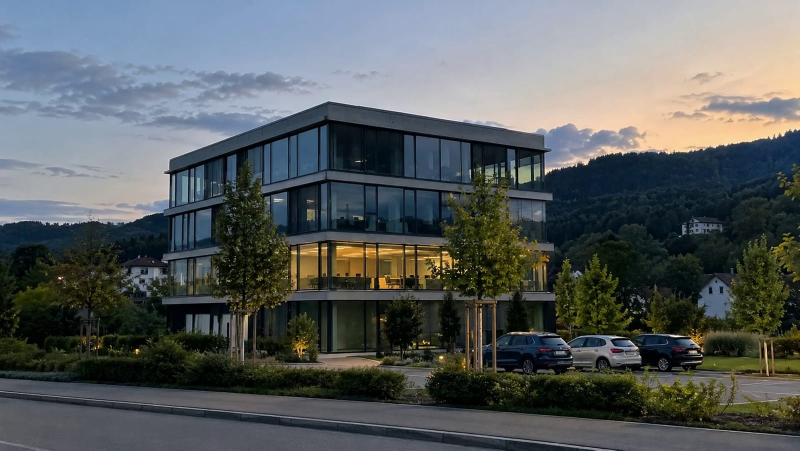
#> input picture hero/key-aussen-p.jpg, 1600 x 901 px, given in place of key-feierabend-d.jpg, which was not available (shown at 1/2 size); the run also reads 1 picture not shown here
$ python line-art.py
#> lines starting #> are read from the running program, lines starting #| are printed output that depends on the picture; after the words box and inside, x2 and y2 are one past the last pixel; in counts of white or black regions, pixels touching at a corner belong together; pictures that were not available may be replaced by others from this repository, and a replacement may not be noted
#> in load, im is the input picture: PIL image 1600x901 RGB; mean R, G, B 88.9, 94, 94.7
"""
Linienzeichnung aus einem Foto (Hero „Der Plan“ und Prüfpunkt-Ansicht): feine Linien in Markenblau auf Navy,
dazu ein sehr dezentes Planraster. Kantenerkennung beim Build (kantenerhaltend geglättet, dann Canny auf Basis der
Sobel-Gradienten, zwei Stufen: feine und kräftige Konturen). Ergebnis wird in WebGL und als Ersatzbild ohne WebGL
gleich verwendet. Aufruf: python3 scripts/line-art.py  (braucht opencv-python-headless, numpy, Pillow)
"""
import cv2, numpy as np
from PIL import Image

NAVY = np.array([0x0A, 0x1A, 0x33], np.float32)
LINE = np.array([0x8D, 0xA6, 0xFF], np.float32)  # blue-on-dark
GRID = np.array([0x1A, 0x4F, 0xE0], np.float32)


def lines(rgb: np.ndarray, grid_px: float) -> np.ndarray:
#> called with grid_px = 48
    g = cv2.cvtColor(rgb, cv2.COLOR_RGB2GRAY)
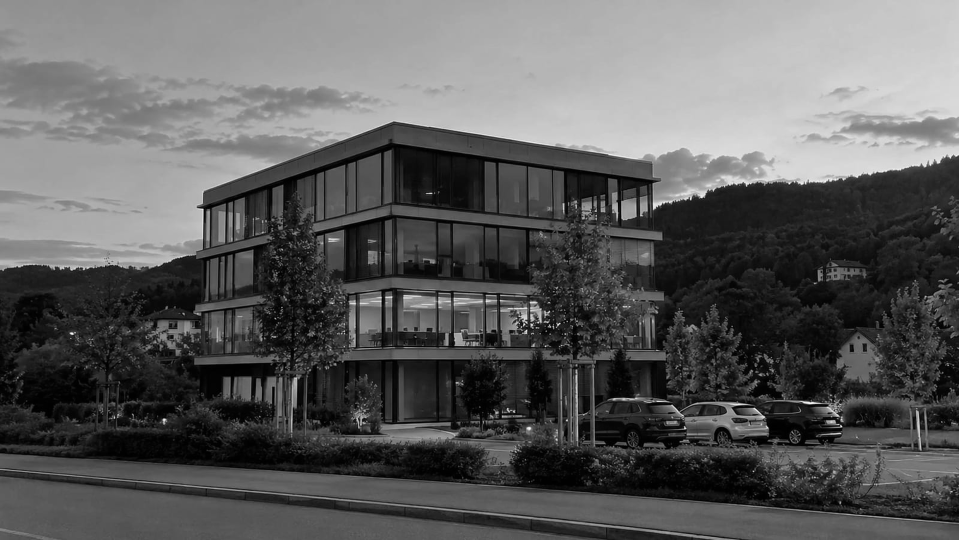
#> g: shape (1080, 1918) (shown at 1/2 size); min 0, max 255, mean 92.6
    s = max(1.0, g.shape[1] / 1918)
#> s = 1
    g = cv2.bilateralFilter(g, 9, 40, 9 * s)
    g = cv2.bilateralFilter(g, 9, 40, 9 * s)
    fine = cv2.Canny(g, 40, 110, L2gradient=True).astype(np.float32)
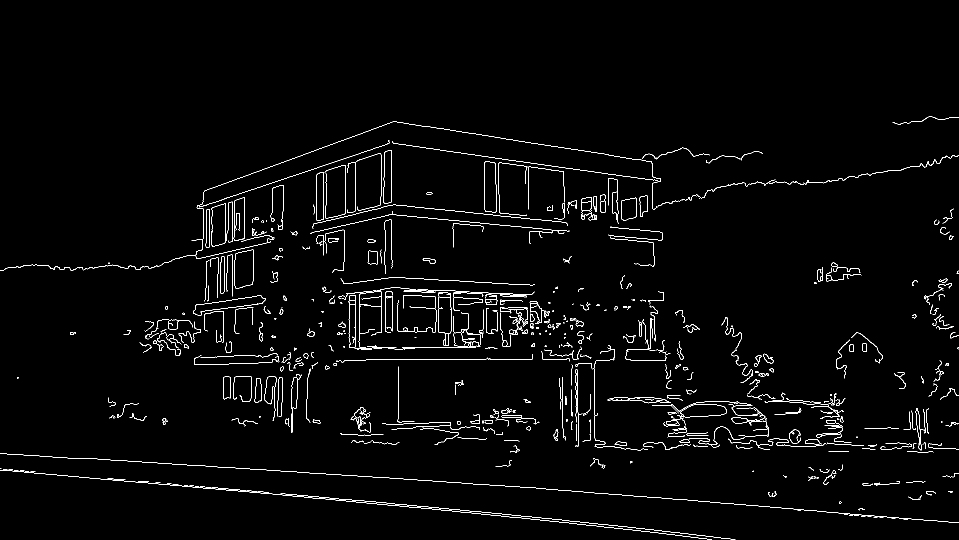
#> fine: shape (1080, 1918) float32 (shown at 1/2 size); 2% white in thin lines or dots, all inside (x1, y1, x2, y2) = (0, 233, 1918, 1080)
    bold = cv2.Canny(cv2.GaussianBlur(g, (0, 0), 3 * s), 25, 60, L2gradient=True).astype(np.float32)
#> bold: shape (1080, 1918) float32; 1% white in thin lines or dots, all inside (x1, y1, x2, y2) = (0, 234, 1918, 1080)
    e = np.maximum(fine * 0.55, bold)
    e = cv2.GaussianBlur(e, (0, 0), 0.7 * s)
    e = np.clip(e / 255 * 1.6, 0, 1)[..., None]
#> e: shape (1080, 1918, 1) float32
    h, w = g.shape
#> h = 1080; w = 1918
    yy, xx = np.mgrid[0:h, 0:w]
    gl = ((xx % grid_px) < 1) | ((yy % grid_px) < 1)
    base = NAVY + (GRID - NAVY) * (gl[..., None] * 0.16)
    out = base * (1 - e) + LINE * e
    return out.astype(np.uint8)


def split(photo: np.ndarray, art: np.ndarray, at: float) -> np.ndarray:
    """Standbild „Staub“: links schon Plan, rechts noch Foto, dazwischen die helle Lichtkante"""
#> called with at = 0.55
    h, w = photo.shape[:2]
#> h = 1080; w = 1918
    x = np.arange(w)[None, :, None].astype(np.float32)
#> x = 1918 values from 0 to 1917
    edge = at * w
#> edge = 1054.9
    k = np.clip((x - edge) / (w * 0.03) + 0.5, 0, 1)
#> k = 1918 values from 0 to 1
    out = art * (1 - k) + photo * k
    glow = np.exp(-(((x - edge) / (w * 0.004)) ** 2)) * 0.85 + np.exp(-(((x - edge) / (w * 0.03)) ** 2)) * 0.25
    out = out + (255 - out) * glow
    return np.clip(out, 0, 255).astype(np.uint8)
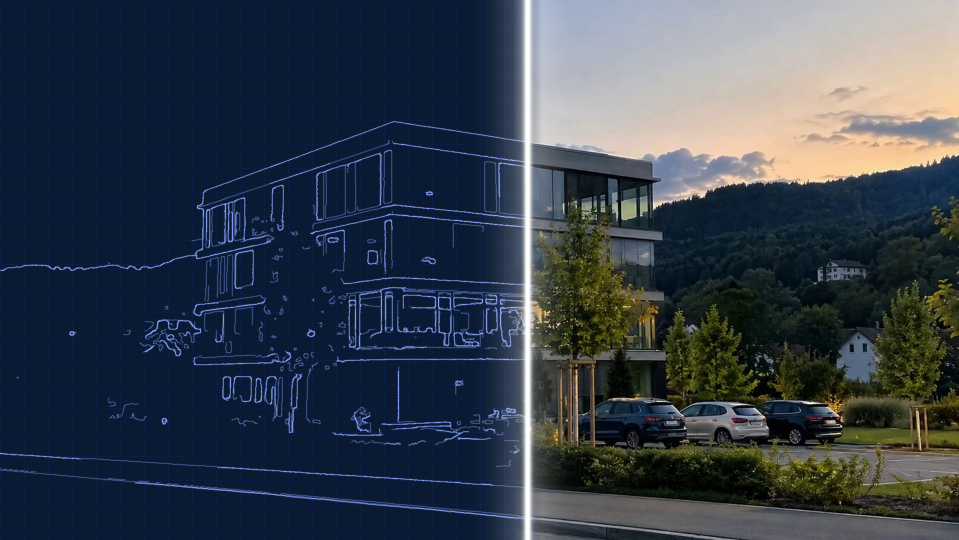
#> returned value: shape (1080, 1918, 3) (shown at 1/2 size); mean of channels 0, 1, 2 54.3, 63.5, 75.4; drawn as R, G, B


def load(path, width=None):
    im = Image.open(path).convert('RGB')
    if width and im.width != width:
        im = im.resize((width, round(im.height * width / im.width)), Image.LANCZOS)
    return np.asarray(im)


def save(arr, path, q=82):
    Image.fromarray(arr).save(path, 'WEBP', quality=q, method=6)
    print(path)


# Hero: Plan des Büros am Abend
for size, src, w in (('d', 'public/hero/key-feierabend-d.jpg', 1918), ('m', 'public/hero/key-feierabend-p.jpg', 1280)):
    photo = load(src, w)
    art = lines(photo, 48 * w / 1918)
    save(art, f'public/hero/lines-{size}.webp')
    save(photo, f'public/hero/still-feierabend-{size}.webp', 80)
    save(split(photo.astype(np.float32), art.astype(np.float32), 0.55), f'public/hero/still-staub-{size}.webp', 80)
    if size == 'm':
        save(load('public/hero/key-morgen-p.jpg', w), 'public/hero/still-morgen-16x9-m.webp', 80)
#> pass 2 of the loop `for size, src, w in (('d', 'public/hero/key-feierabend-d.jpg', 1918), ..`:
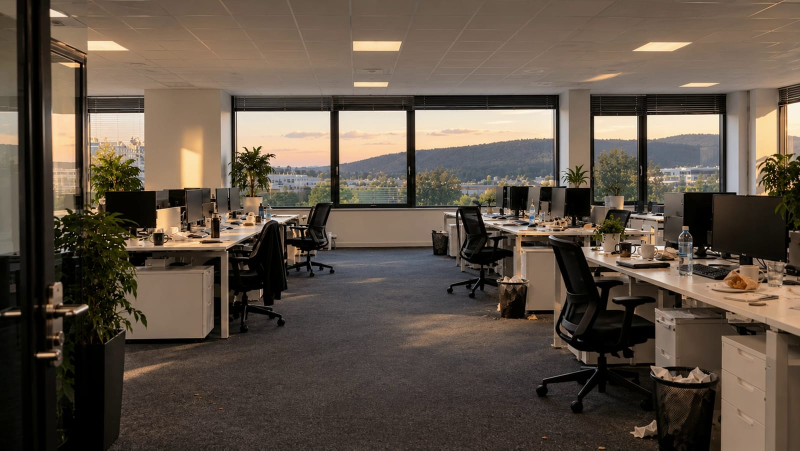
#> input picture hero/key-feierabend-p.jpg, 1600 x 901 px, found by its file name (shown at 1/2 size)
#> in load, im is the input picture: PIL image 1600x901 RGB; mean R, G, B 95.6, 82.8, 70.6
#> im: PIL image 1280x721 RGB
#> fine: shape (721, 1280) float32; 3.4% white in thin lines or dots
#> bold: shape (721, 1280) float32; 2.1% white in thin lines or dots
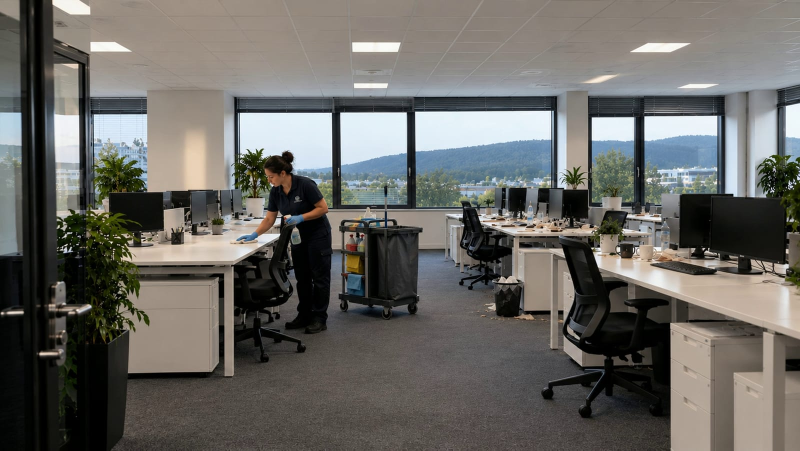
#> input picture hero/key-reinigung-p.jpg, 1600 x 901 px, given in place of key-morgen-p.jpg, which was not available (shown at 1/2 size)
#> in load, im is the input picture: PIL image 1600x901 RGB; mean R, G, B 105.3, 103.8, 99.7
#> im: PIL image 1280x721 RGB

# Prüfpunkt-Ansicht (Büroreinigung)
for w in (1024, 1600):
    photo = load('public/images/buero-am-morgen-2400.webp', w)
    save(lines(photo, 48 * w / 1918), f'public/images/lines/buero-am-morgen-{w}.webp')
#> call 3 of lines, with grid_px = 25.63
#> in lines (call 3), `g = cv2.cvtColor(rgb, cv2.COLOR_RGB2GRAY)`:
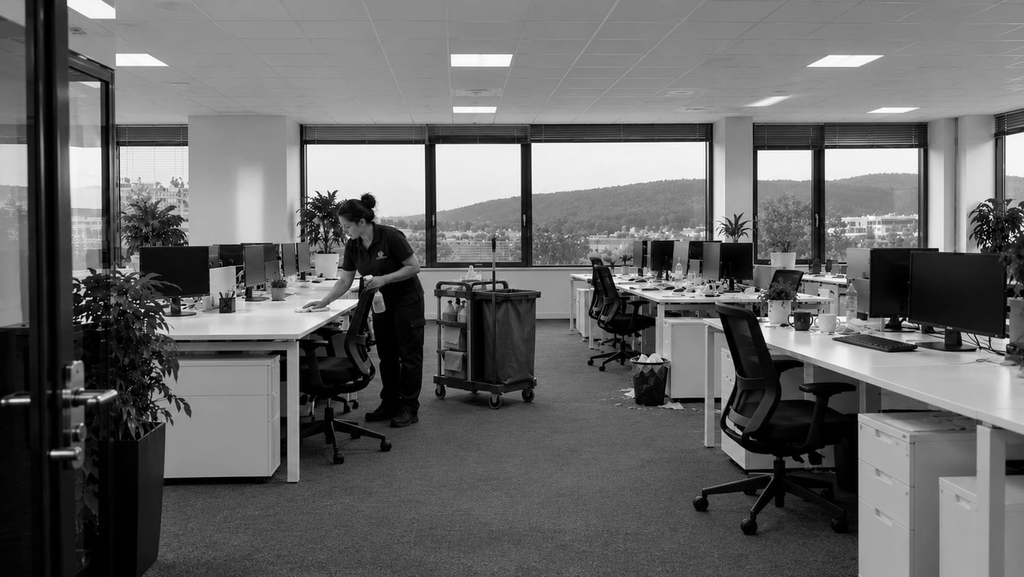
#> g: shape (577, 1024); min 0, max 255, mean 103.8
#> in lines (call 3), `fine = cv2.Canny(g, 40, 110, L2gradient=True).astype(np.float32)`: fine: shape (577, 1024) float32; 4.1% white in thin lines or dots
#> in lines (call 3), `bold = cv2.Canny(cv2.GaussianBlur(g, (0, 0), 3 * s), 25, 60, L2gradien..`:
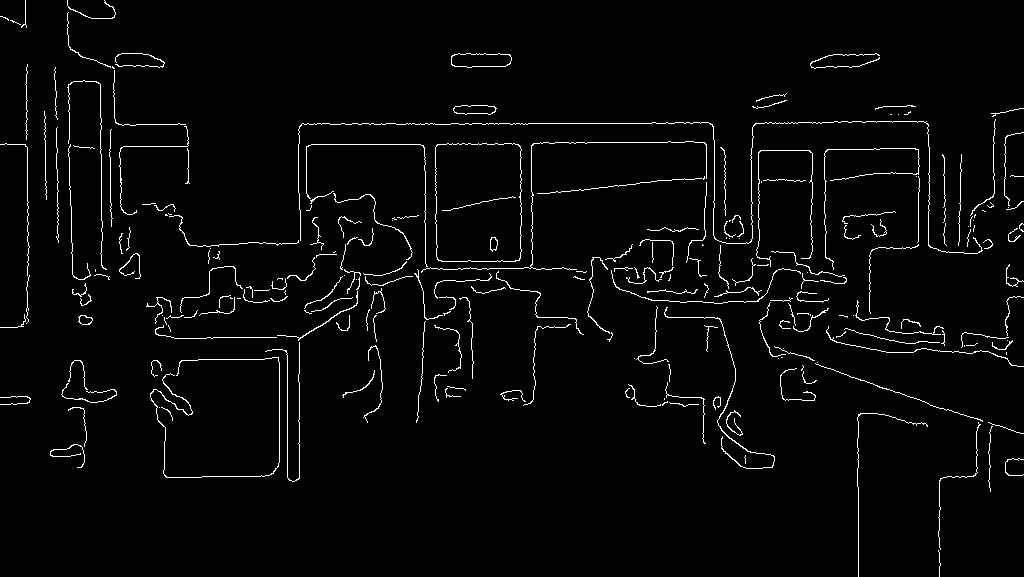
#> bold: shape (577, 1024) float32; 2.7% white in thin lines or dots
#> in lines (call 3), `e = np.clip(e / 255 * 1.6, 0, 1)[..., None]`:
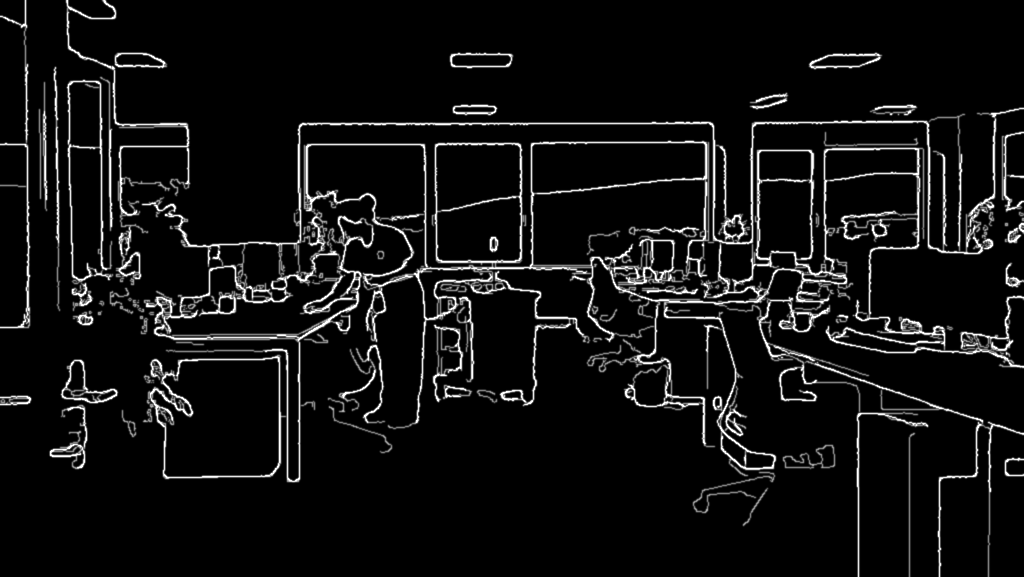
#> e: shape (577, 1024, 1) float32; min 0, max 1, mean 0.0664
#> in lines (call 3), `out = base * (1 - e) + LINE * e`:
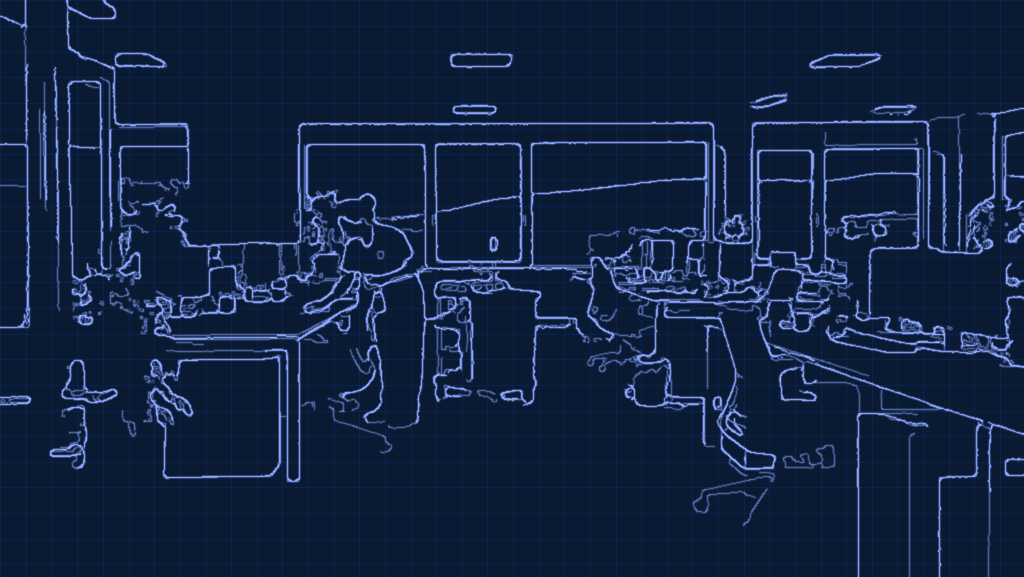
#> out: shape (577, 1024, 3) float64; mean of channels 0, 1, 2 18.9, 35.9, 66.6; drawn as R, G, B
#> pass 2 of the loop `for w in (1024, 1600):`:
#> fine: shape (901, 1600) float32; 2.9% white in thin lines or dots
#> in lines (call 4), `bold = cv2.Canny(cv2.GaussianBlur(g, (0, 0), 3 * s), 25, 60, L2gradien..`:
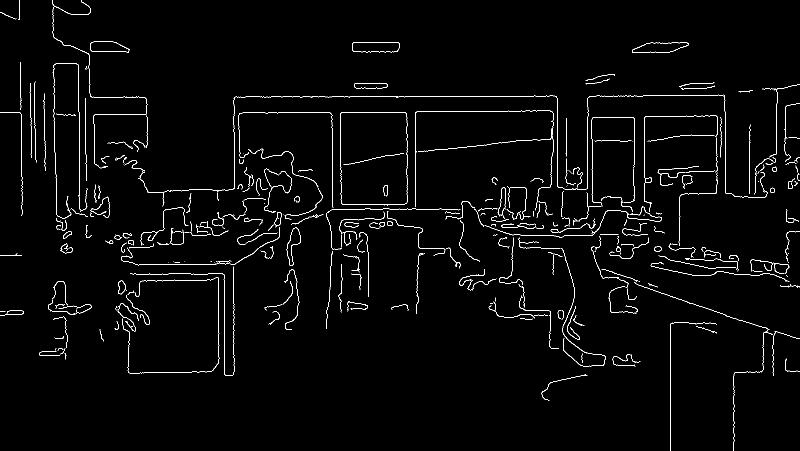
#> bold: shape (901, 1600) float32 (shown at 1/2 size); 2% white in thin lines or dots
